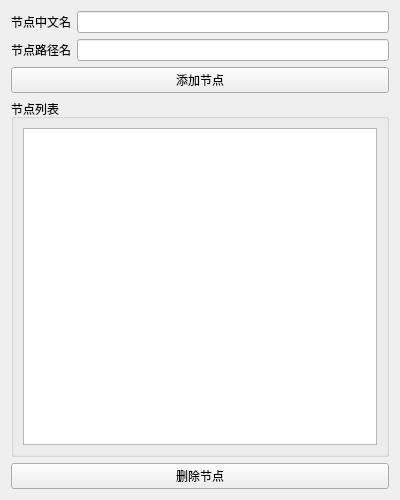
<?xml version="1.0" encoding="UTF-8"?>
<ui version="4.0">
 <class>HsNodeConfig</class>
 <widget class="QWidget" name="HsNodeConfig">
  <property name="geometry">
   <rect>
    <x>0</x>
    <y>0</y>
    <width>400</width>
    <height>500</height>
   </rect>
  </property>
  <property name="sizePolicy">
   <sizepolicy hsizetype="Fixed" vsizetype="Fixed">
    <horstretch>0</horstretch>
    <verstretch>0</verstretch>
   </sizepolicy>
  </property>
  <property name="minimumSize">
   <size>
    <width>400</width>
    <height>500</height>
   </size>
  </property>
  <property name="windowTitle">
   <string>Form</string>
  </property>
  <layout class="QGridLayout" name="gridLayout_2">
   <item row="0" column="0">
    <widget class="QLabel" name="label">
     <property name="text">
      <string>节点中文名</string>
     </property>
    </widget>
   </item>
   <item row="0" column="1">
    <widget class="QLineEdit" name="lEdt_nodeName"/>
   </item>
   <item row="1" column="0">
    <widget class="QLabel" name="label_2">
     <property name="text">
      <string>节点路径名</string>
     </property>
    </widget>
   </item>
   <item row="1" column="1">
    <widget class="QLineEdit" name="lEdt_nodePath"/>
   </item>
   <item row="2" column="0" colspan="2">
    <widget class="QPushButton" name="addNode">
     <property name="text">
      <string>添加节点</string>
     </property>
    </widget>
   </item>
   <item row="3" column="0" colspan="2">
    <widget class="QGroupBox" name="groupBox">
     <property name="title">
      <string>节点列表</string>
     </property>
     <layout class="QGridLayout" name="gridLayout">
      <item row="0" column="0">
       <widget class="QListWidget" name="listWidget"/>
      </item>
     </layout>
    </widget>
   </item>
   <item row="4" column="0" colspan="2">
    <widget class="QPushButton" name="delNode">
     <property name="text">
      <string>删除节点</string>
     </property>
    </widget>
   </item>
  </layout>
 </widget>
 <resources/>
 <connections/>
</ui>
